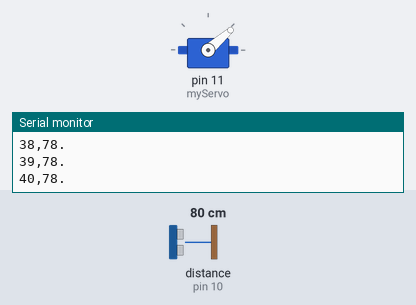
Bench run of a sketch on a simulated Arduino Uno, built with avr-gcc and run on an emulated ATmega328P. Shown: servo, the last lines printed to the serial monitor. Wiring (inferred from the names in the program): ultrasonic range finder: trigger pin 9; echo pin 10. Inputs (shaded band) come from the test bench; at power-on: distance to the obstacle (sensor on pin 10) 80 cm. The echo pulse lasts 58.3 µs per cm.

Above: at 1.26 s.
1.3 s: distance to the obstacle (sensor on pin 10) set to 250 cm
At 2.2 s:
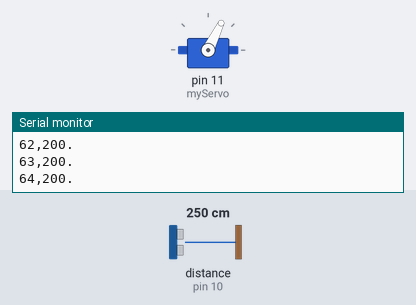
4.3 s: distance to the obstacle (sensor on pin 10) set to 2 cm
At 6.11 s:
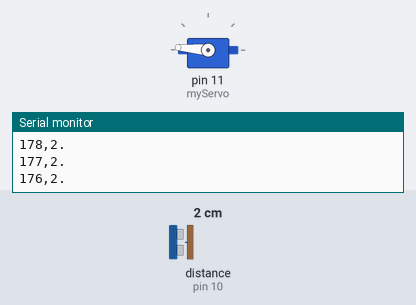
Timing chart, 0 to 13.3 s (numbered marks = the images above; inputs shaded):
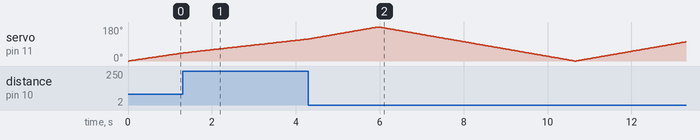

The sketch:

radar_ultrasonic.ino
```cpp
#include <Servo.h>

const int trigPin = 9;
const int echoPin = 10;
Servo myServo;

void setup() {
  Serial.begin(9600);
  myServo.attach(11);  // Servo control pin
  pinMode(trigPin, OUTPUT);
  pinMode(echoPin, INPUT);
}

void loop() {
  // Sweep from 0° to 180°
  for (int angle = 0; angle <= 180; angle++) {
    myServo.write(angle);
    delay(15);
    int distance = measureDistance();
    sendData(angle, distance);
    delay(10);
  }

  // Sweep back from 180° to 0°
  for (int angle = 180; angle >= 0; angle--) {
    myServo.write(angle);
    delay(15);
    int distance = measureDistance();
    sendData(angle, distance);
    delay(10);
  }
}

int measureDistance() {
  digitalWrite(trigPin, LOW);
  delayMicroseconds(2);

  digitalWrite(trigPin, HIGH);
  delayMicroseconds(10);
  digitalWrite(trigPin, LOW);

  long duration = pulseIn(echoPin, HIGH, 30000);  // timeout after 30 ms
  int distance = duration * 0.034 / 2;

  if (distance <= 0 || distance > 200) {
    distance = 200; // out of range capped
  }

  return distance;
}

void sendData(int angle, int distance) {
  Serial.print(angle);
  Serial.print(",");
  Serial.print(distance);
  Serial.println(".");
}
```
